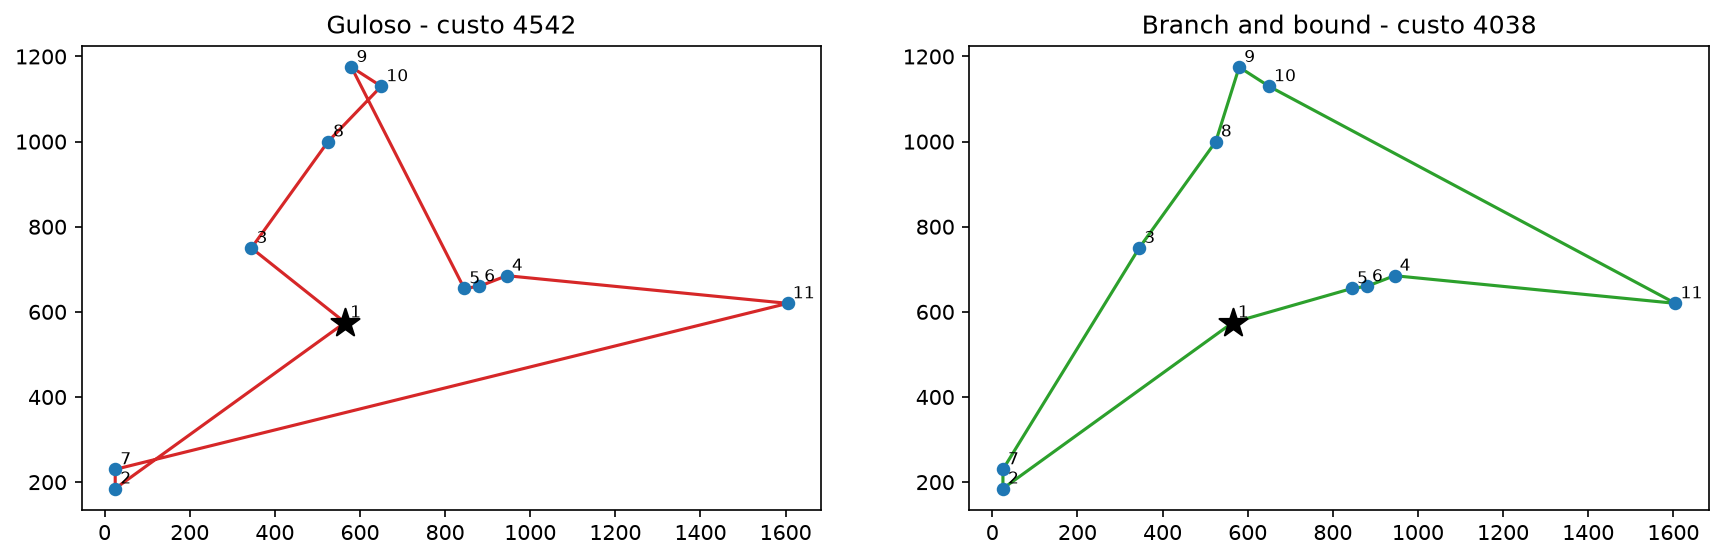

Write Python code to recreate this figure.
import time

import matplotlib.pyplot as plt

from read import cidades, matriz      # reaproveita a leitura e a matriz do read.py
from custo import custo_rota
from guloso import guloso
from bnb import branch_and_bound
from bnb_arvore import formatar
from guloso_arvore import pedir_numero


def girar(rota, inicio):
    i = rota.index(inicio)                        # a rota é um ciclo: só muda a cidade por onde começa
    return rota[i:] + rota[:i]                    # o custo continua o mesmo


def comparar(matriz, inicio=0):
    t = time.perf_counter()
    rota = guloso(matriz, inicio)
    tempo = time.perf_counter() - t
    g = {"rota": rota, "custo": custo_rota(rota, matriz), "tempo": tempo}   # custo_rota já soma a volta

    t = time.perf_counter()
    rota, custo, nos, podas = branch_and_bound(matriz)
    tempo = time.perf_counter() - t
    b = {"rota": girar(rota, inicio), "custo": custo, "tempo": tempo, "nos": nos, "podas": podas}

    return g, b


def desenhar_lado_a_lado(pontos, g, b, inicio, arquivo="comparar.png"):
    fig, eixos = plt.subplots(1, 2, figsize=(14, 6))
    lados = [(eixos[0], "Guloso", g, "tab:red"), (eixos[1], "Branch and bound", b, "tab:green")]
    for eixo, nome, res, cor in lados:
        caminho = res["rota"] + [res["rota"][0]]  # ida e volta: fecha o ciclo no início
        eixo.plot([pontos[i][0] for i in caminho], [pontos[i][1] for i in caminho], color=cor, linewidth=1.5, zorder=1)
        eixo.scatter([p[0] for p in pontos], [p[1] for p in pontos], color="tab:blue", s=30, zorder=2)
        eixo.scatter(pontos[inicio][0], pontos[inicio][1], color="black", marker="*", s=200, zorder=3)  # início
        for i, (x, y) in enumerate(pontos):
            eixo.text(x + 12, y + 12, str(i + 1), fontsize=8)
        eixo.set_title(f"{nome} - custo {res['custo']}")
        eixo.set_aspect("equal")
    plt.savefig(arquivo, dpi=150, bbox_inches="tight")
    plt.show()


if __name__ == "__main__":
    print()
    print("===== Comparação: guloso x branch and bound =====")
    k = pedir_numero("Quantas cidades usar (2 a 13; acima de 11 demora)? ", 2, 13)
    inicio = pedir_numero(f"Começar em qual cidade (1 a {k})? ", 1, k) - 1

    sub = [linha[:k] for linha in matriz[:k]]     # só as k primeiras cidades
    g, b = comparar(sub, inicio)

    print()
    print("Guloso:          ", formatar(g["rota"]))
    print("Branch and bound:", formatar(b["rota"]))
    print()
    print(f"{'Algoritmo':<18}{'Custo':>8}{'Tempo (ms)':>14}")
    print(f"{'Guloso':<18}{g['custo']:>8}{g['tempo'] * 1000:>14.3f}")
    print(f"{'Branch and bound':<18}{b['custo']:>8}{b['tempo'] * 1000:>14.3f}")
    print(f"B&B: {b['nos']} nós visitados, {b['podas']} podas")
    print()

    extra = g["custo"] - b["custo"]
    if extra == 0:
        print("O guloso achou a melhor rota.")
    else:
        print(f"O guloso ficou {extra} mais caro ({extra / b['custo'] * 100:.1f}% acima do ótimo).")
    print(f"O B&B levou {b['tempo'] / g['tempo']:.0f}x o tempo do guloso.")

    desenhar_lado_a_lado(cidades[:k], g, b, inicio)
